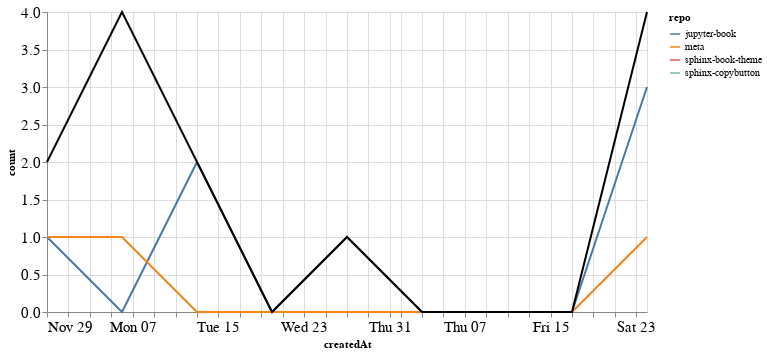

Notebook code cell kept with this figure:
### Markdown cell above
### PRs

### Code cell
prs_time = prs.groupby('repo').resample('W', on='createdAt').count()['author'].reset_index()
prs_time = prs_time.rename(columns={'author': 'count'})
prs_time_total = prs_time.groupby('createdAt').agg({"count": "sum"}).reset_index()

ch1 = alt.Chart(prs_time, width=600).mark_line().encode(
    x='createdAt',
    y='count',
    color='repo',
    tooltip="repo"
)

ch2 = alt.Chart(prs_time_total, width=600).mark_line(color="black").encode(
    x='createdAt',
    y='count',
)

ch1 + ch2

### Figure 1 — Vega-Lite specification as saved in the notebook (floating-point values rounded to 4 significant figures)
{"config": {"axisLeft": {"labelFontSize": 15}, "axisBottom": {"labelFontSize": 15}}, "layer": [{"data": {"name": "data-306e0dbf6e86480a56d31780e92530f7"}, "mark": "line", "encoding": {"color": {"type": "nominal", "field": "repo"}, "tooltip": {"type": "nominal", "field": "repo"}, "x": {"type": "temporal", "field": "createdAt"}, "y": {"type": "quantitative", "field": "count"}}, "width": 600}, {"data": {"name": "data-718789b798edaa111ef3eaeae68753a8"}, "mark": {"type": "line", "color": "black"}, "encoding": {"x": {"type": "temporal", "field": "createdAt"}, "y": {"type": "quantitative", "field": "count"}}, "width": 600}], "$schema": "https://vega.github.io/schema/vega-lite/v4.8.1.json", "datasets": {"data-306e0dbf6e86480a56d31780e92530f7": [{"repo": "jupyter-book", "createdAt": "2020-11-29T00:00:00", "count": 1}, {"repo": "jupyter-book", "createdAt": "2020-12-06T00:00:00", "count": 0}, {"repo": "jupyter-book", "createdAt": "2020-12-13T00:00:00", "count": 2}, {"repo": "jupyter-book", "createdAt": "2020-12-20T00:00:00", "count": 0}, {"repo": "jupyter-book", "createdAt": "2020-12-27T00:00:00", "count": 1}, {"repo": "jupyter-book", "createdAt": "2021-01-03T00:00:00", "count": 0}, {"repo": "jupyter-book", "createdAt": "2021-01-10T00:00:00", "count": 0}, {"repo": "jupyter-book", "createdAt": "2021-01-17T00:00:00", "count": 0}, {"repo": "jupyter-book", "createdAt": "2021-01-24T00:00:00", "count": 3}, {"repo": "meta", "createdAt": "2020-11-29T00:00:00", "count": 1}, {"repo": "meta", "createdAt": "2020-12-06T00:00:00", "count": 1}, {"repo": "meta", "createdAt": "2020-12-13T00:00:00", "count": 0}, {"repo": "meta", "createdAt": "2020-12-20T00:00:00", "count": 0}, {"repo": "meta", "createdAt": "2020-12-27T00:00:00", "count": 0}, {"repo": "meta", "createdAt": "2021-01-03T00:00:00", "count": 0}, {"repo": "meta", "createdAt": "2021-01-10T00:00:00", "count": 0}, {"repo": "meta", "createdAt": "2021-01-17T00:00:00", "count": 0}, {"repo": "meta", "createdAt": "2021-01-24T00:00:00", "count": 1}, {"repo": "sphinx-book-theme", "createdAt": "2020-12-06T00:00:00", "count": 1}, {"repo": "sphinx-copybutton", "createdAt": "2020-12-06T00:00:00", "count": 2}], "data-718789b798edaa111ef3eaeae68753a8": [{"createdAt": "2020-11-29T00:00:00", "count": 2}, {"createdAt": "2020-12-06T00:00:00", "count": 4}, {"createdAt": "2020-12-13T00:00:00", "count": 2}, {"createdAt": "2020-12-20T00:00:00", "count": 0}, {"createdAt": "2020-12-27T00:00:00", "count": 1}, {"createdAt": "2021-01-03T00:00:00", "count": 0}, {"createdAt": "2021-01-10T00:00:00", "count": 0}, {"createdAt": "2021-01-17T00:00:00", "count": 0}, {"createdAt": "2021-01-24T00:00:00", "count": 4}]}}
